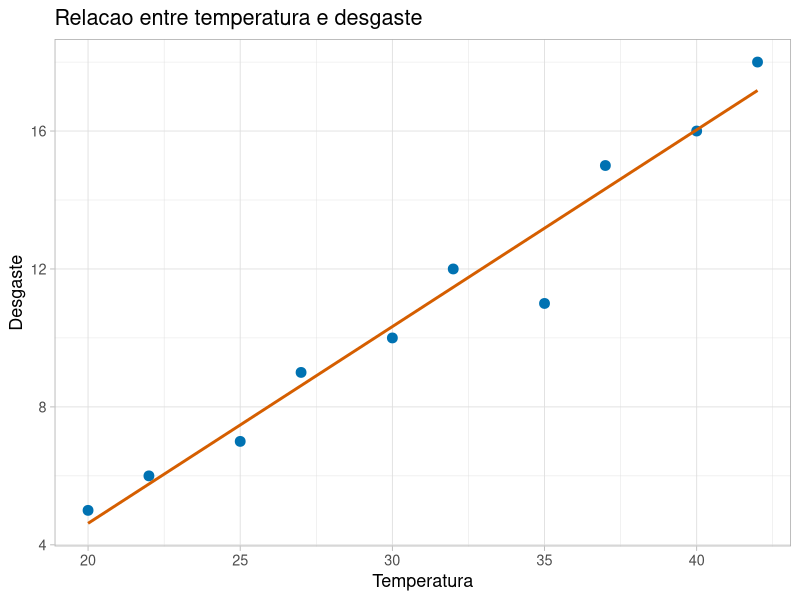

R code for this plot:
# Teste de Associação Não-paramétrico de Kendall Tau ----
# Associação monotônica (crescente ou decrescente)
# Dados ruidosos ou com outliers
# Escala ordinal ou ranking
# Amostra pequena ----

# Configuracoes ----
options(scipen = 999)

# Pacotes ----
library(ggplot2)
library(dplyr)

# Dados ----
dados <- data.frame(
  temperatura = c(20, 22, 25, 27, 30, 32, 35, 37, 40, 42),
  desgaste    = c(5, 6, 7, 9, 10, 12, 11, 15, 16, 18))

# Gerar todos os pares (i, j) ----
pares <- expand.grid(i = 1:nrow(dados), j = 1:nrow(dados)) %>%
  filter(i < j) %>%
  mutate(
    x_i = dados$temperatura[i],
    x_j = dados$temperatura[j],
    y_i = dados$desgaste[i],
    y_j = dados$desgaste[j],
    
    diff_x = x_i - x_j,
    diff_y = y_i - y_j,
    
    produto = diff_x * diff_y,
    
    classificacao = case_when(
      produto > 0 ~ "Concordante",
      produto < 0 ~ "Discordante",
      TRUE ~ "Empate" ))

# Resumo dos pares ----
pares %>% count(classificacao)

# Calculo manual do Kendall Tau ----
C <- sum(pares$classificacao == "Concordante")
D <- sum(pares$classificacao == "Discordante")
n <- nrow(dados)
total_pares <- n * (n - 1) / 2
tau_manual <- (C - D) / total_pares

# Comparacao com cor.test ----
cor.test(dados$temperatura, dados$desgaste, method = "kendall")

# Grafico ----
ggplot(dados, aes(x = temperatura, y = desgaste)) +
  geom_point(size = 3, color = "#0072B2") +
  geom_smooth(method = "lm", se = FALSE, color = "#D55E00") +
  labs(title = "Relacao entre temperatura e desgaste",
       x = "Temperatura", y = "Desgaste") +
  theme_light(base_size = 13)
